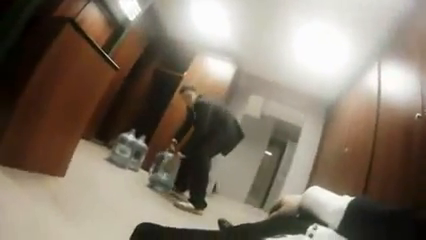
#> input picture frame 128 of input/abriged.mp4, 426 x 240 px
$ python run.py
#> lines starting #> are read from the running program, lines starting #| are printed output that depends on the picture
### src/stabilizer.py
"""
Основной pipeline стабилизации видео.

Шаги:
1. Читаем пары кадров
2. Вычисляем оптический поток (Farnebäck)
3. Оцениваем глобальную модель движения (affine / homography)
4. Накапливаем и сглаживаем траекторию
5. Warp каждого кадра к стабилизированной траектории
6. Записываем результат
"""

import cv2
import numpy as np

from src.optical_flow import compute_farneback, sample_flow_on_grid, mean_flow_magnitude
from src.motion_model import (
    estimate_motion,
    transform_to_motion,
    motion_to_transform,
    apply_transform_to_points,
    compute_residual,
    mean_transform_magnitude,
)
from src.trajectory import Trajectory


# ═══════════════════════════════════════════════════════════════════
#  WARP КАДРА
# ═══════════════════════════════════════════════════════════════════

def warp_frame(frame, transform, model="affine", crop_scale=1.04):
    """
    Применяет трансформацию к кадру и масштабирует для обрезки чёрных краёв.

    Args:
        frame: BGR кадр
        transform: матрица (2×3 для affine, 3×3 для homography)
        model: "affine" или "homography"
        crop_scale: масштаб увеличения (> 1 убирает чёрные края)

    Returns:
        warped: трансформированный кадр
    """
    h, w = frame.shape[:2]

    if model == "affine":
        warped = cv2.warpAffine(frame, transform, (w, h))
    elif model == "homography":
        warped = cv2.warpPerspective(frame, transform, (w, h))
    else:
        raise ValueError(f"Неизвестная модель: {model}")

    # масштабирование от центра для обрезки чёрных краёв
    if crop_scale != 1.0:
        center = (w // 2, h // 2)
        scale_matrix = cv2.getRotationMatrix2D(center, 0, crop_scale)
        warped = cv2.warpAffine(warped, scale_matrix, (w, h))

    return warped


# ═══════════════════════════════════════════════════════════════════
#  РЕЗУЛЬТАТЫ СТАБИЛИЗАЦИИ (контейнер метрик)
# ═══════════════════════════════════════════════════════════════════

class StabilizationResult:
    """Хранит все метрики и данные, собранные во время стабилизации."""

    def __init__(self):
        self.flow_magnitudes = []       # средняя величина Farnebäck
        self.transform_magnitudes = []  # средняя величина модели
        self.residuals = []             # ошибка модели
        self.trajectory = None          # объект Trajectory
        self.sample_frames = {}         # {frame_idx: (original, stabilized)}
        self.sample_flows = {}          # {frame_idx: flow_hsv}
        self.fps = 0.0
        self.total_frames = 0


# ═══════════════════════════════════════════════════════════════════
#  PIPELINE
# ═══════════════════════════════════════════════════════════════════

def stabilize_video(
    input_path,
    output_path,
    farneback_params,
    grid_step=15,
    motion_model="affine",
    smoother_name="kalman",
    smoother_kwargs=None,
    crop_scale=1.04,
    blur_kernel=(5, 5),
    save_frames_at=None,
):
    """
    Полный pipeline стабилизации видео.

    Args:
        input_path: путь к входному видео
        output_path: путь для сохранения стабилизированного видео
        farneback_params: параметры Farnebäck (dict)
        grid_step: шаг сетки для сэмплирования
        motion_model: "affine" или "homography"
        smoother_name: "kalman", "moving_avg" или "exponential"
        smoother_kwargs: доп. параметры сглаживателя
        crop_scale: масштаб для обрезки чёрных краёв
        blur_kernel: размер ядра Гаусса для предобработки
        save_frames_at: список индексов кадров для сохранения (до/после)

    Returns:
        StabilizationResult с собранными метриками
    """
#> called with input_path = 'input/abriged.mp4', output_path = 'output/affine_kalman_stabilized.mp4', grid_step = 15, motion_model = 'affine', smoother_name = 'kalman', crop_scale = 1.04, blur_kernel = (5, 5)
    if smoother_kwargs is None:
        smoother_kwargs = {}
    if save_frames_at is None:
        save_frames_at = []

    save_frames_set = set(save_frames_at)

    # ── открываем видео ──
    cap = cv2.VideoCapture(input_path)
    if not cap.isOpened():
        raise FileNotFoundError(f"Не удалось открыть видео: {input_path}")

    fps = cap.get(cv2.CAP_PROP_FPS)
    total = int(cap.get(cv2.CAP_PROP_FRAME_COUNT))

    ret, prev_frame = cap.read()
#> prev_frame is the input picture: shape (240, 426, 3); mean B, G, R 105.1, 119.3, 131.3
    if not ret:
        raise RuntimeError("Не удалось прочитать первый кадр")

    h, w = prev_frame.shape[:2]
    prev_gray = cv2.GaussianBlur(
        cv2.cvtColor(prev_frame, cv2.COLOR_BGR2GRAY), blur_kernel, 0
    )
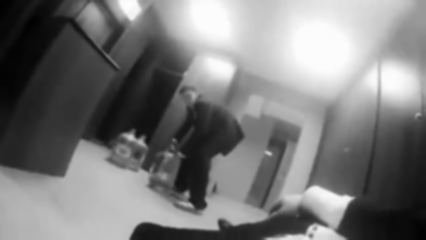
#> prev_gray: shape (240, 426); min 1, max 255, mean 121.3

    # ── writer ──
    fourcc = cv2.VideoWriter_fourcc(*"mp4v")
    writer = cv2.VideoWriter(output_path, fourcc, fps, (w, h))
    writer.write(prev_frame)  # первый кадр без изменений

    # ── инициализация ──
    trajectory = Trajectory(smoother_name, **smoother_kwargs)
    result = StabilizationResult()
    result.trajectory = trajectory
    result.fps = fps
    result.total_frames = total

    # сохраняем первый кадр, если нужно
    if 0 in save_frames_set:
        result.sample_frames[0] = (prev_frame.copy(), prev_frame.copy())

    frame_idx = 0
    print(f"Стабилизация: {total} кадров, модель={motion_model}, фильтр={smoother_name}")

    while True:
        ret, frame = cap.read()
        if not ret:
            break
        frame_idx += 1

        curr_gray = cv2.GaussianBlur(
            cv2.cvtColor(frame, cv2.COLOR_BGR2GRAY), blur_kernel, 0
        )

        # 1. оптический поток
        flow = compute_farneback(prev_gray, curr_gray, farneback_params)
        result.flow_magnitudes.append(mean_flow_magnitude(flow))

        # 2. сэмплирование + модель
        pts1, pts2 = sample_flow_on_grid(flow, grid_step)
        transform, inliers = estimate_motion(pts1, pts2, model=motion_model)

        # метрики
        if transform is not None:
            pts2_pred = apply_transform_to_points(pts1, transform, model=motion_model)
            residual = compute_residual(pts2, pts2_pred)
            mag = mean_transform_magnitude(transform, h, w, grid_step, model=motion_model)
        else:
            residual = 0.0
            mag = 0.0

        result.residuals.append(residual)
        result.transform_magnitudes.append(mag)

        # 3. разложение на dx, dy, da
        dx, dy, da = transform_to_motion(transform, model=motion_model)

        # 4. обновление траектории + поправка
        diff_x, diff_y, diff_a = trajectory.update(dx, dy, da)

        # 5. стабилизационная матрица
        dx_stab = dx + diff_x
        dy_stab = dy + diff_y
        da_stab = da + diff_a
        M_stab = motion_to_transform(dx_stab, dy_stab, da_stab, model=motion_model)

        # 6. warp
        stabilized = warp_frame(frame, M_stab, model=motion_model, crop_scale=crop_scale)
        writer.write(stabilized)

        # сохраняем примеры
        if frame_idx in save_frames_set:
            result.sample_frames[frame_idx] = (frame.copy(), stabilized.copy())
            from src.optical_flow import flow_to_hsv
            result.sample_flows[frame_idx] = flow_to_hsv(flow)

        # прогресс
        if frame_idx % 100 == 0:
            print(f"  кадр {frame_idx}/{total}")

        prev_gray = curr_gray

    cap.release()
    writer.release()

    print(f"Готово! Стабилизированное видео: {output_path}")
    return result

### src/optical_flow.py
"""
Модуль оптического потока.

Содержит:
- вычисление плотного потока (Farnebäck)
- сэмплирование потока на регулярной сетке
- среднюю величину потока
- визуализации: стрелки и HSV-карта
"""

import cv2
import numpy as np


# ─────────────────────── вычисление потока ───────────────────────

def compute_farneback(prev_gray, curr_gray, params):
    """
    Плотный оптический поток Farnebäck.

    Args:
        prev_gray: предыдущий кадр (grayscale, uint8)
        curr_gray: текущий кадр (grayscale, uint8)
        params: словарь параметров (см. config.FARNEBACK_PARAMS)

    Returns:
        flow: массив (H, W, 2) — dx, dy для каждого пикселя
    """
    flow = cv2.calcOpticalFlowFarneback(
        prev_gray, curr_gray, None,
        params["pyr_scale"],
        params["levels"],
        params["winsize"],
        params["iterations"],
        params["poly_n"],
        params["poly_sigma"],
        params["flags"],
    )
    return flow


# ─────────────────────── сэмплирование ──────────────────────────

def sample_flow_on_grid(flow, step):
    """
    Сэмплирует оптический поток на регулярной сетке.

    Args:
        flow: (H, W, 2) поток
        step: шаг сетки в пикселях

    Returns:
        pts1: (N, 2) координаты точек на предыдущем кадре
        pts2: (N, 2) координаты точек на текущем кадре (pts1 + flow)
    """
    h, w = flow.shape[:2]

    y_coords, x_coords = np.mgrid[step:h:step, step:w:step]

    fx = flow[y_coords, x_coords, 0]
    fy = flow[y_coords, x_coords, 1]

    pts1 = np.stack((x_coords, y_coords), axis=-1).astype(np.float32)
    pts2 = pts1.copy()
    pts2[..., 0] += fx
    pts2[..., 1] += fy

    pts1 = pts1.reshape(-1, 2)
    pts2 = pts2.reshape(-1, 2)

    return pts1, pts2


# ─────────────────────── метрики ─────────────────────────────────

def mean_flow_magnitude(flow):
    """Средняя величина потока по всему кадру."""
    mag = np.sqrt(flow[..., 0] ** 2 + flow[..., 1] ** 2)
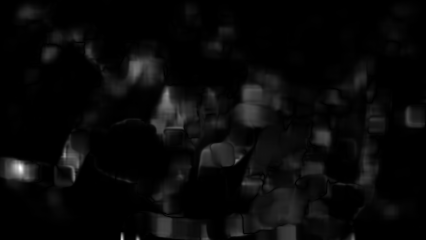
#> mag: shape (240, 426) float32; min 1.74e-20, max 2.02, mean 0.0746; drawn with min black and max white
    return float(np.mean(mag))


# ─────────────────────── визуализации ────────────────────────────

# [45 lines left out: functions draw_flow_arrows, flow_to_hsv, not called in this run]

### src/motion_model.py
"""
Модуль глобальной модели движения камеры.

Поддерживает две модели:
- Аффинная : estimateAffine2D
- Гомография : findHomography

Каждая модель разбирается на компоненты dx, dy, da (угол)
и собирается обратно в матрицу трансформации.
"""

import cv2
import numpy as np


# ═══════════════════════════════════════════════════════════════════
#  ОЦЕНКА МОДЕЛИ
# ═══════════════════════════════════════════════════════════════════

def estimate_affine(pts1, pts2):
    """
    Оценка аффинной трансформации с RANSAC.

    Returns:
        M: матрица 2×3 (или None при ошибке)
        inliers: маска инлайеров
    """
    M, inliers = cv2.estimateAffine2D(pts1, pts2)
    return M, inliers


# [10 lines left out: function estimate_homography, not called in this run]


def estimate_motion(pts1, pts2, model="affine"):
    """
    Универсальная точка входа для оценки модели.

    Args:
        pts1, pts2: массивы точек (N, 2)
        model: "affine" или "homography"

    Returns:
        transform: матрица трансформации (2×3 или 3×3)
        inliers: маска инлайеров
    """
    if model == "affine":
        return estimate_affine(pts1, pts2)
    elif model == "homography":
        return estimate_homography(pts1, pts2)
    else:
        raise ValueError(f"Неизвестная модель: {model}. Используйте 'affine' или 'homography'.")


# ═══════════════════════════════════════════════════════════════════
#  РАЗЛОЖЕНИЕ НА КОМПОНЕНТЫ (dx, dy, da)
# ═══════════════════════════════════════════════════════════════════

def affine_to_motion(M):
    """
    Извлекает dx, dy, da (угол поворота) из аффинной матрицы 2×3.

    | cos(a)  -sin(a)  dx |
    | sin(a)   cos(a)  dy |
    """
    if M is None:
        return 0.0, 0.0, 0.0

    dx = float(M[0, 2])
    dy = float(M[1, 2])
    da = float(np.arctan2(M[1, 0], M[0, 0]))

    return dx, dy, da


# [15 lines left out: function homography_to_motion, not called in this run]


def transform_to_motion(transform, model="affine"):
    """Универсальное разложение трансформации на dx, dy, da."""
    if model == "affine":
        return affine_to_motion(transform)
    elif model == "homography":
        return homography_to_motion(transform)
    else:
        raise ValueError(f"Неизвестная модель: {model}")


# ═══════════════════════════════════════════════════════════════════
#  СБОРКА МАТРИЦЫ ИЗ КОМПОНЕНТОВ
# ═══════════════════════════════════════════════════════════════════

def motion_to_affine(dx, dy, da):
    """Собирает аффинную матрицу 2×3 из dx, dy, da."""
    cos_a = np.cos(da)
    sin_a = np.sin(da)
    M = np.array([
        [cos_a, -sin_a, dx],
        [sin_a,  cos_a, dy],
    ], dtype=np.float32)
    return M


# [10 lines left out: function motion_to_homography, not called in this run]


def motion_to_transform(dx, dy, da, model="affine"):
    """Универсальная сборка матрицы трансформации."""
    if model == "affine":
        return motion_to_affine(dx, dy, da)
    elif model == "homography":
        return motion_to_homography(dx, dy, da)
    else:
        raise ValueError(f"Неизвестная модель: {model}")


# ═══════════════════════════════════════════════════════════════════
#  МЕТРИКИ КАЧЕСТВА
# ═══════════════════════════════════════════════════════════════════

def compute_residual(pts_actual, pts_predicted):
    """
    Средняя ошибка (residual) между реальными и предсказанными точками.

    Args:
        pts_actual: (N, 2)
        pts_predicted: (N, 2)

    Returns:
        float: средняя евклидова ошибка
    """
    diff = pts_actual - pts_predicted
    err = np.sqrt(diff[:, 0] ** 2 + diff[:, 1] ** 2)
    return float(np.mean(err))


def apply_transform_to_points(pts, transform, model="affine"):
    """
    Применяет трансформацию к набору точек.

    Args:
        pts: (N, 2) точки
        transform: матрица (2×3 или 3×3)
        model: "affine" или "homography"

    Returns:
        pts_transformed: (N, 2)
    """
    pts_col = pts.reshape(-1, 1, 2).astype(np.float32)

    if model == "affine":
        result = cv2.transform(pts_col, transform)
    elif model == "homography":
        result = cv2.perspectiveTransform(pts_col, transform)
    else:
        raise ValueError(f"Неизвестная модель: {model}")

    return result.reshape(-1, 2)


def mean_transform_magnitude(transform, h, w, step=15, model="affine"):
    """
    Средняя величина смещения, которое даёт трансформация.
    Меряется на сетке точек.
    """
    if transform is None:
        return 0.0

    y, x = np.mgrid[step:h:step, step:w:step]
    pts = np.stack((x, y), axis=-1).astype(np.float32).reshape(-1, 2)

    pts_transformed = apply_transform_to_points(pts, transform, model)
    diff = pts_transformed - pts
    mag = np.sqrt(diff[:, 0] ** 2 + diff[:, 1] ** 2)

    return float(np.mean(mag))

### src/trajectory.py
"""
Модуль траектории движения камеры.

Содержит:
- Trajectory: накопление сырой траектории и сглаженной
- Три сглаживателя с единым интерфейсом:
    - KalmanSmoother1D
    - MovingAverageSmoother
    - ExponentialSmoother
"""

import cv2
import numpy as np
from collections import deque


# ═══════════════════════════════════════════════════════════════════
#  СГЛАЖИВАТЕЛИ  (единый интерфейс: smooth(value) → float)
# ═══════════════════════════════════════════════════════════════════

class KalmanSmoother1D:
    """
    Фильтр Калмана для одномерного сигнала.

    Состояние: [значение, скорость].
    Хорошо подходит для плавного сглаживания с учётом динамики.
    """

    def __init__(self, process_noise=1e-4, measurement_noise=1e-1):
        kf = cv2.KalmanFilter(2, 1)

        kf.transitionMatrix = np.array([
            [1, 1],
            [0, 1],
        ], dtype=np.float32)

        kf.measurementMatrix = np.array([[1, 0]], dtype=np.float32)

        kf.processNoiseCov = np.eye(2, dtype=np.float32) * process_noise
        kf.measurementNoiseCov = np.array([[measurement_noise]], dtype=np.float32)

        kf.errorCovPost = np.eye(2, dtype=np.float32)
        kf.statePost = np.zeros((2, 1), dtype=np.float32)

        self._kf = kf

    def smooth(self, value):
        """Принимает измерение, возвращает сглаженное значение."""
        self._kf.predict()
        measurement = np.array([[np.float32(value)]])
        estimated = self._kf.correct(measurement)
        return float(estimated[0, 0])


class MovingAverageSmoother:
    """
    Скользящее среднее по окну фиксированного размера.

    Простой и предсказуемый фильтр, но вносит задержку.
    """

    def __init__(self, window=30):
        self._window = window
        self._buffer = deque(maxlen=window)

    def smooth(self, value):
        self._buffer.append(value)
        return float(np.mean(self._buffer))


class ExponentialSmoother:
    """
    Экспоненциальное сглаживание (EMA).

    s_t = α * x_t + (1 − α) * s_{t-1}

    Маленький α → сильное сглаживание, большая задержка.
    """

    def __init__(self, alpha=0.05):
        self._alpha = alpha
        self._value = None

    # [6 lines left out: function smooth, not called in this run]


# ═══════════════════════════════════════════════════════════════════
#  ФАБРИКА СГЛАЖИВАТЕЛЕЙ
# ═══════════════════════════════════════════════════════════════════

def create_smoother(name, **kwargs):
    """
    Создаёт сглаживатель по имени.

    Args:
        name: "kalman", "moving_avg" или "exponential"
        **kwargs: параметры для конкретного сглаживателя

    Returns:
        экземпляр сглаживателя с методом smooth(value) → float
    """
    if name == "kalman":
        return KalmanSmoother1D(
            process_noise=kwargs.get("process_noise", 1e-4),
            measurement_noise=kwargs.get("measurement_noise", 1e-1),
        )
    elif name == "moving_avg":
        return MovingAverageSmoother(
            window=kwargs.get("window", 30),
        )
    elif name == "exponential":
        return ExponentialSmoother(
            alpha=kwargs.get("alpha", 0.05),
        )
    else:
        raise ValueError(f"Неизвестный сглаживатель: {name}")


# ═══════════════════════════════════════════════════════════════════
#  ТРАЕКТОРИЯ
# ═══════════════════════════════════════════════════════════════════

class Trajectory:
    """
    Накапливает траекторию камеры (x, y, angle) покадрово.

    Хранит:
    - raw: исходная (кумулятивная) траектория
    - smoothed: сглаженная траектория
    - deltas: покадровые смещения
    """

    def __init__(self, smoother_name="kalman", **smoother_kwargs):
        # три независимых сглаживателя для x, y, angle
        self._smoother_x = create_smoother(smoother_name, **smoother_kwargs)
        self._smoother_y = create_smoother(smoother_name, **smoother_kwargs)
        self._smoother_a = create_smoother(smoother_name, **smoother_kwargs)

        # кумулятивная (сырая) траектория
        self._x = 0.0
        self._y = 0.0
        self._a = 0.0

        # история
        self.raw_x = []
        self.raw_y = []
        self.raw_a = []

        self.smooth_x = []
        self.smooth_y = []
        self.smooth_a = []

        self.deltas_x = []
        self.deltas_y = []
        self.deltas_a = []

    def update(self, dx, dy, da):
        """
        Добавляет покадровое смещение и возвращает стабилизационную поправку.

        Args:
            dx, dy, da: смещение между предыдущим и текущим кадром

        Returns:
            (diff_x, diff_y, diff_a): разность между сглаженной и сырой траекторией
        """
        # сохраняем дельты
        self.deltas_x.append(dx)
        self.deltas_y.append(dy)
        self.deltas_a.append(da)

        # обновляем кумулятивную траекторию
        self._x += dx
        self._y += dy
        self._a += da

        self.raw_x.append(self._x)
        self.raw_y.append(self._y)
        self.raw_a.append(self._a)

        # сглаживаем
        sx = self._smoother_x.smooth(self._x)
        sy = self._smoother_y.smooth(self._y)
        sa = self._smoother_a.smooth(self._a)

        self.smooth_x.append(sx)
        self.smooth_y.append(sy)
        self.smooth_a.append(sa)

        # поправка = сглаженная − сырая
        diff_x = sx - self._x
        diff_y = sy - self._y
        diff_a = sa - self._a

        return diff_x, diff_y, diff_a

### run.py
#!/usr/bin/env python3
"""
Точка входа: стабилизация видео + визуализации + сравнение фильтров.

Использование:
    python run.py
    python run.py --input input/shaky.mp4 --model affine --smoother kalman
    python run.py --input input/shaky.mp4 --model homography --smoother moving_avg
"""

import argparse
import os

import config
from src.stabilizer import stabilize_video
from src.smoother_comparison import compare_smoothers
from src.visualization import (
    plot_trajectory,
    plot_flow_and_model,
    plot_residuals,
    plot_worst_frames,
    plot_smoother_comparison,
    save_before_after,
    save_flow_hsv,
    create_side_by_side_video,
)


def parse_args():
    parser = argparse.ArgumentParser(description="Video Stabilization Pipeline")

    parser.add_argument("--input", type=str, default=config.INPUT_VIDEO,
                        help="Путь к входному видео")
    parser.add_argument("--output-dir", type=str, default=config.OUTPUT_DIR,
                        help="Папка для результатов")
    parser.add_argument("--model", type=str, default=config.MOTION_MODEL,
                        choices=["affine", "homography"],
                        help="Модель движения: affine или homography")
    parser.add_argument("--smoother", type=str, default=config.SMOOTHER,
                        choices=["kalman", "moving_avg", "exponential"],
                        help="Метод сглаживания траектории")
    parser.add_argument("--crop-scale", type=float, default=config.CROP_SCALE,
                        help="Масштаб обрезки чёрных краёв")
    parser.add_argument("--grid-step", type=int, default=config.GRID_STEP,
                        help="Шаг сетки для сэмплирования потока")
    parser.add_argument("--save-frames", type=int, nargs="*",
                        default=config.BEFORE_AFTER_FRAMES,
                        help="Индексы кадров для сохранения до/после")

    return parser.parse_args()


def get_smoother_kwargs(smoother_name):
    """Возвращает параметры для выбранного сглаживателя из конфига."""
    if smoother_name == "kalman":
        return {
            "process_noise": config.KALMAN_PROCESS_NOISE,
            "measurement_noise": config.KALMAN_MEASUREMENT_NOISE,
        }
    elif smoother_name == "moving_avg":
        return {"window": config.MA_WINDOW}
    elif smoother_name == "exponential":
        return {"alpha": config.EXP_ALPHA}
    return {}


def main():
    args = parse_args()

    os.makedirs(args.output_dir, exist_ok=True)

    # ── имя для файлов на основе параметров ──
    prefix = f"{args.model}_{args.smoother}_"
    stabilized_path = os.path.join(args.output_dir, f"{prefix}stabilized.mp4")

    # ══════════════════════════════════════════════════════════════
    #  1. СТАБИЛИЗАЦИЯ
    # ══════════════════════════════════════════════════════════════
    print("=" * 60)
    print("ЭТАП 1: Стабилизация видео")
    print("=" * 60)

    smoother_kwargs = get_smoother_kwargs(args.smoother)

    result = stabilize_video(
        input_path=args.input,
        output_path=stabilized_path,
        farneback_params=config.FARNEBACK_PARAMS,
        grid_step=args.grid_step,
        motion_model=args.model,
        smoother_name=args.smoother,
        smoother_kwargs=smoother_kwargs,
        crop_scale=args.crop_scale,
        blur_kernel=config.BLUR_KERNEL,
        save_frames_at=args.save_frames,
    )
#> (the rest of the program and of its run is left out)
